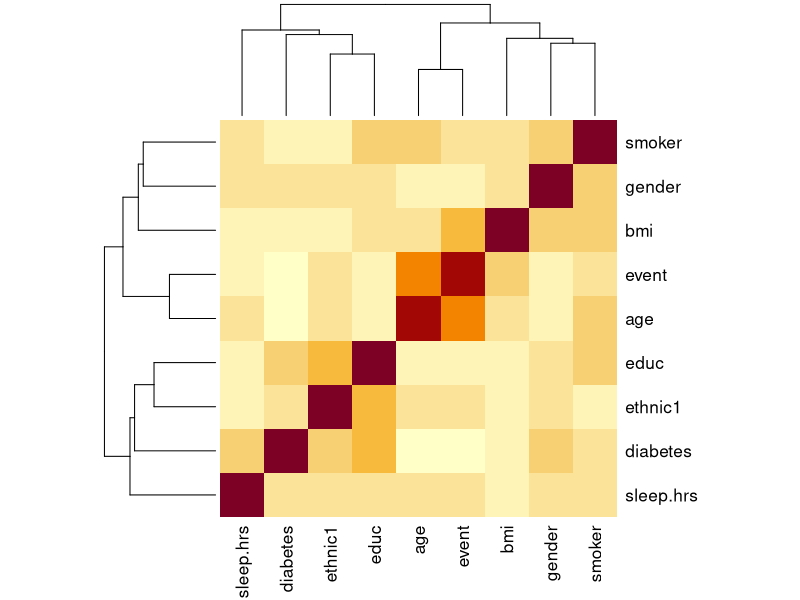
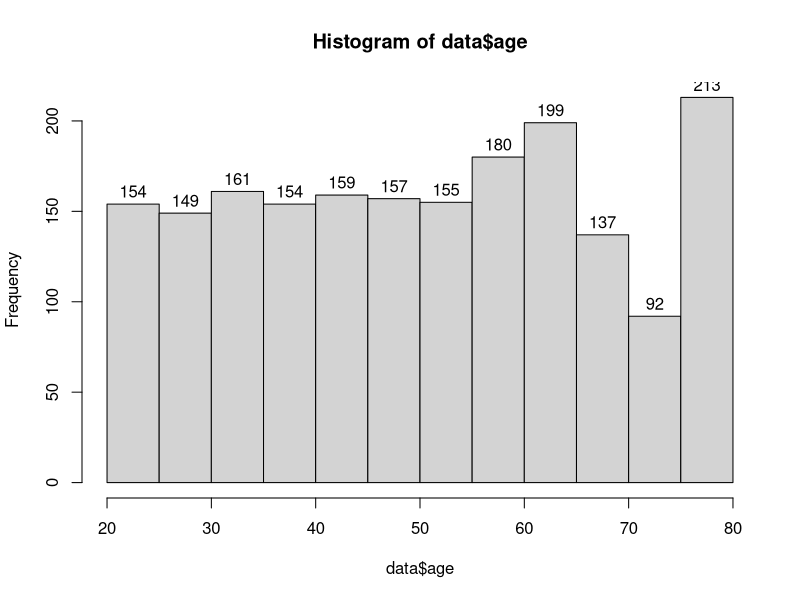
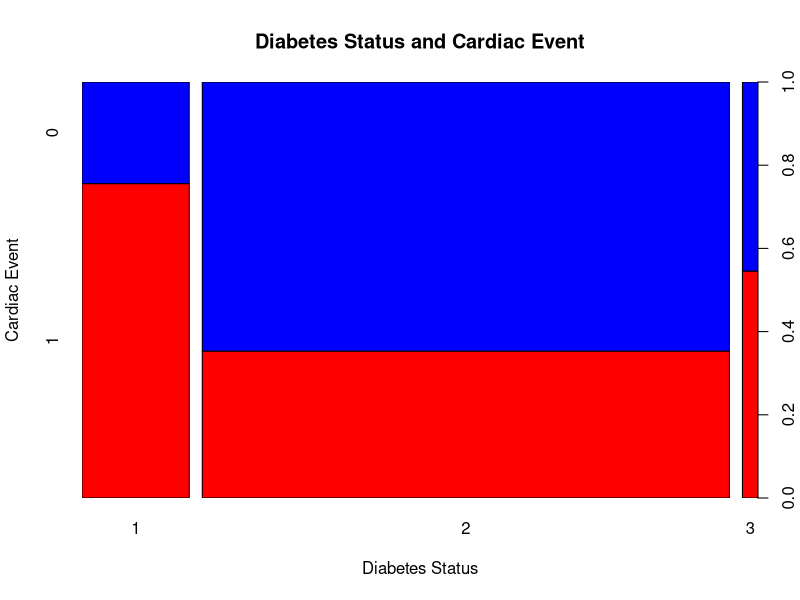
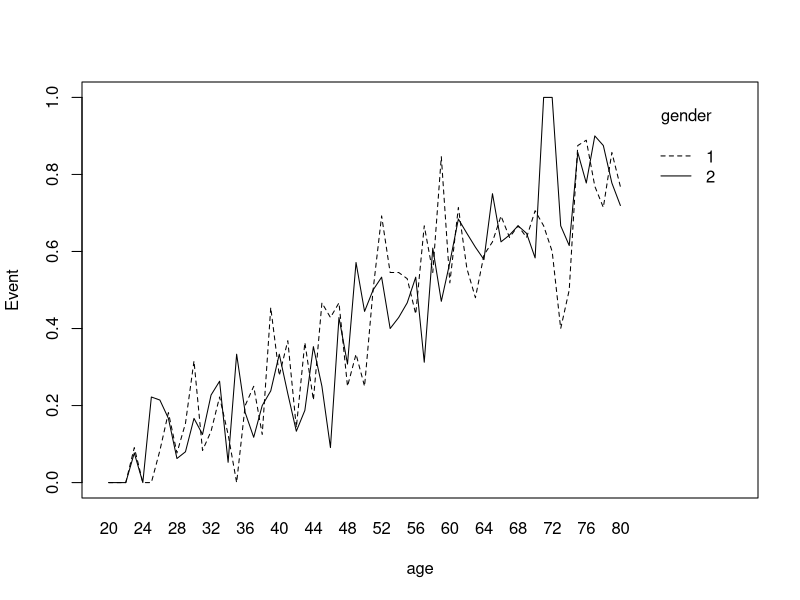
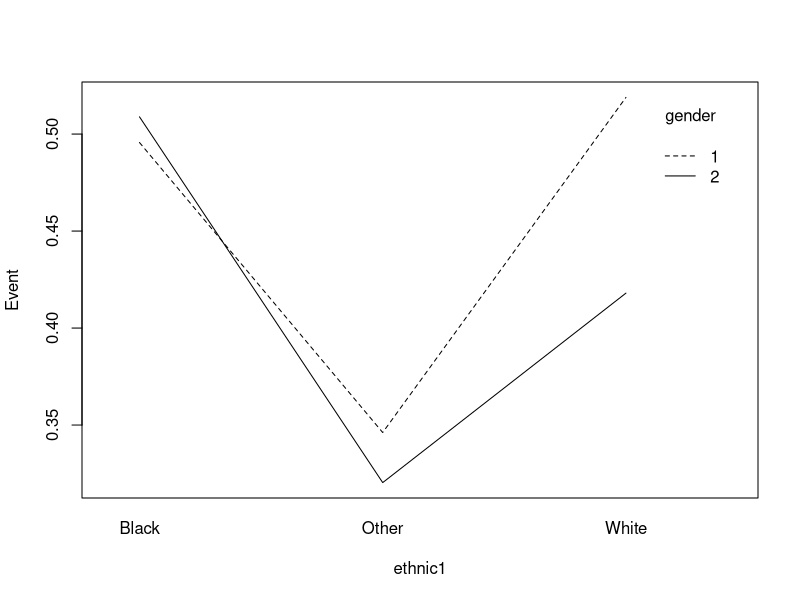
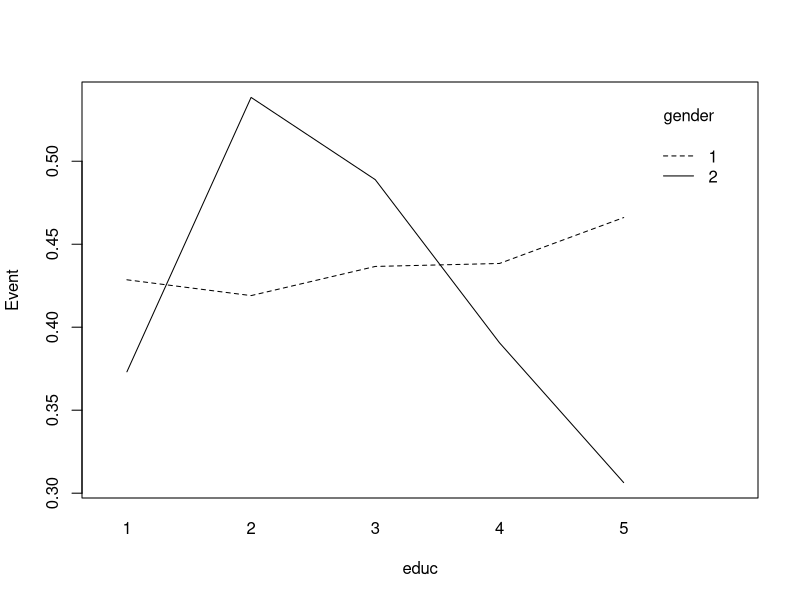
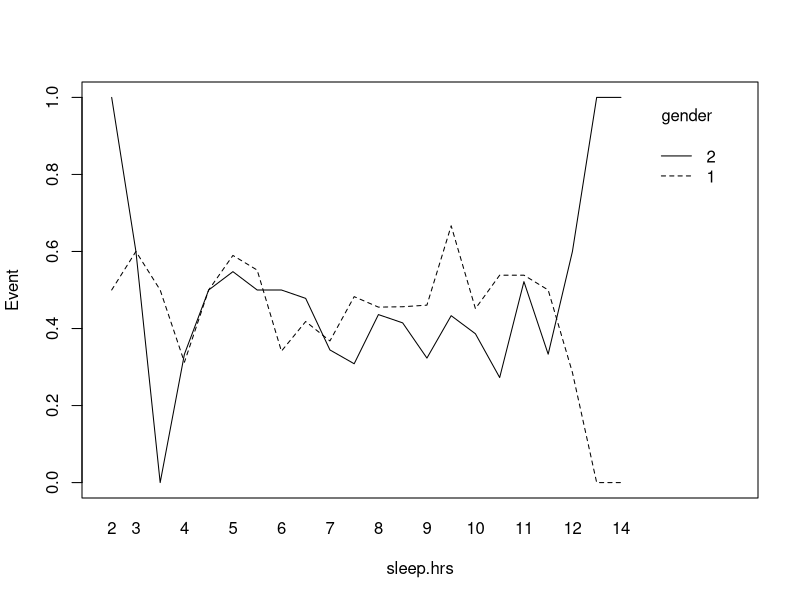
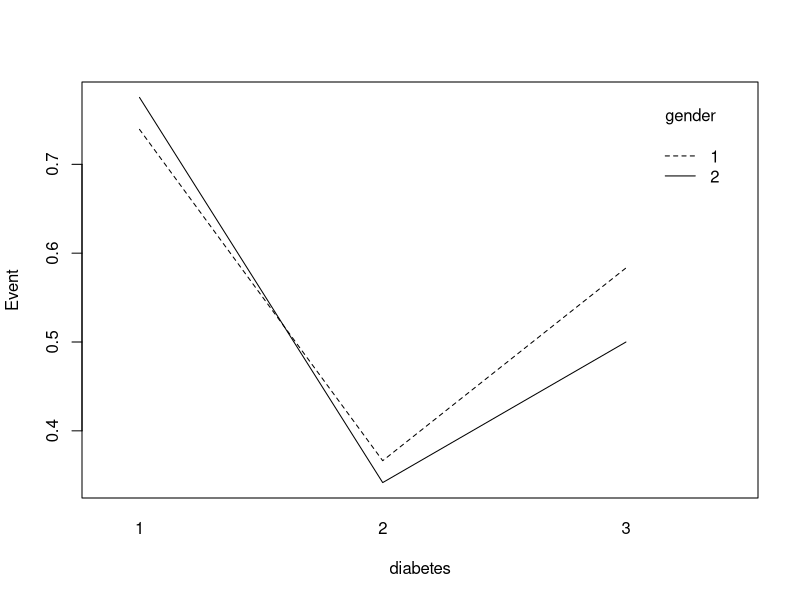

Write the R code that produced these figures, in order. (Note: this script raises an error after producing the figures.)
## ---- chunk 1
knitr::opts_chunk$set(echo = TRUE)
## ---- chunk 2
# Load the CSV file
data_old <- read.csv("../Handout/final_cardiac_data.csv")

# Data Overview
head(data_old)
## ---- chunk 3
# Remove identifier columns
data <- data_old[, !(names(data_old) %in% c("X", "seqn"))]

# Run summary statistics to get overview
summary(data)
## ---- chunk 4
# Find the correlation between each predictor
cor_matrix <- cor(na.omit(data)); cor_matrix
## ---- chunk 5
# Use heat map to visualize correlation matrix 
heatmap(cor_matrix)
## ---- chunk 6
# Precise data analysis and process

# Event
table(data$event)
data$event <- as.factor(data$event)

# Gender
table(data$gender)
data$gender <- as.factor(data$gender)

# Age
hist(data$age, labels = T)

# ethnic1
library(dplyr)
table(data$ethnic1)
data <- data %>%
  mutate(ethnic1 = case_when(
    ethnic1 == 1 ~ "Other",
    ethnic1 == 2 ~ "Other",
    ethnic1 == 3 ~ "White",
    ethnic1 == 4 ~ "Black",
    ethnic1 == 5 ~ "Other",
    TRUE ~ as.character(ethnic1)
  ))

# educ
table(data$educ)
# Since educ = 9 means Don't know, it's hard to assign value and with only one record. Remove the record
data <- data[data$educ != 9, ]
data$educ <- as.factor(data$educ)

## ---- chunk 7
# Use linear regression or logistic regression to predict the value of the NA
# Only keep records without N/A value to do the predict
data_no_na <- na.omit(data)
## ---- chunk 8
# According to the correlation, use the highest possible predictors
sleep_fit <- lm(sleep.hrs ~ gender+age+ethnic1+educ, data)
summary(sleep_fit)
## ---- chunk 9
# Based on first try, use the most significant predictors
sleep_fit1 <- lm(sleep.hrs ~ gender+ethnic1, data)
summary(sleep_fit1)
## ---- chunk 10
# Evaluate Model Performance
# Predicted values from the model
predicted_sleep <- predict(sleep_fit1, newdata = data_no_na)

# R-squared (R²); low R^2 values, so regression model does not perform well. Thus, we decide to replace all NAs with meidan value.
rsquared <- 1 - (sum((data_no_na$sleep.hrs - predicted_sleep)^2) / sum((data_no_na$sleep.hrs - mean(data_no_na$sleep.hrs))^2)); rsquared
## ---- chunk 11
# Replace the missing value using the predict model
# Find rows with missing values
sleep_rows_with_na <- is.na(data$sleep.hrs)
data$sleep.hrs[sleep_rows_with_na] <- median(data_no_na$sleep.hrs)

# Check Result
sum(is.na(data$sleep.hrs))
summary(data$sleep.hrs)
## ---- chunk 12
library("vcdExtra")
table(data$diabetes)
# Change Don't know as NaN, which will be processed later.
data$diabetes[data$diabetes == 9] <- NaN

diabete_tab <- table(data$event, data$diabetes)
spineplot(t(diabete_tab), main = "Diabetes Status and Cardiac Event", 
          xlab="Diabetes Status", ylab="Cardiac Event", col=c("red","blue"))

# Run trend data
CMHtest(diabete_tab)

# Results shows that there is a linear association, so keep borderline category
## ---- chunk 13
# Need to run logistic regression to predict diabetes status for the NaN
# data_no_na$diabetes[data_no_na$diabetes == 3] <- 1 
# data_no_na$diabetes[data_no_na$diabetes == 2] <- 0 
# predicted_diabetes <- ifelse(predict(diab_pr, newdata = data_no_na) >= 0.5, 1, 0)
# mean(data_no_na$diabetes == predicted_diabetes)
# # Missing value replace
# rows_with_na <- is.na(data$diabetes)
# predicted_probabilities <- predict(diab_pr, newdata = data[rows_with_na, ], type = "response")
# data$diabetes[rows_with_na] <- ifelse(predicted_probabilities >= 0.5, 1, 0)
# # Check Result
# sum(is.na(data$diabetes))
# summary(data$diabetes)

# Give up multinomial logistic regression, drop all NaN in column `diabetes`:
data<-subset(data, !is.na(diabetes))
table(data$diabetes,useNA = "ifany")

## ---- chunk 14
table(data$smoker)
# For Categorical response, first Categorize the result to (0-No smoke; 1-smoke)
# turn 2 into 0, which not only turns data to correct format of data for logistic regression but also more intuitive.
data$smoker[data$smoker == 2] <- 0
smoke_pr <- glm(smoker ~ gender + educ + age, data = data, family = binomial)
# Model evaluation
summary(smoke_pr)
data_no_na$smoker[data_no_na$smoker == 2] <- 0
predicted_smoker <- ifelse(predict(smoke_pr, newdata = data_no_na) >= 0.5, 1, 0)
mean(data_no_na$smoker == predicted_smoker)
## ---- chunk 15
# Missing value replace
rows_with_na <- is.na(data$smoker)
predicted_probabilities <- predict(smoke_pr, newdata = data[rows_with_na, ], type = "response")
data$smoker[rows_with_na] <- ifelse(predicted_probabilities >= 0.5, 1, 0)
# Check Result
sum(is.na(data$smoker))
summary(data$smoker)
## ---- chunk 16
# According to the correlation, use the highest possible predictors
bmi_model = lm(bmi ~ educ + age + gender + ethnic1, data)
summary(bmi_model)
# Based on first try, use the most significant predictors
bmi_model1 = lm(bmi ~ gender + ethnic1, data)
summary(bmi_model1)
## ---- chunk 17
# Evaluate Model Performance
# Predicted values from the model

# R-squared (R²)
# rsquared <- 1 - (sum((data_no_na$bmi - predicted_bmi)^2) / sum((data_no_na$bmi - mean(data_no_na$bmi))^2)); # rsquared
## ---- chunk 18
# Have terrible result in model, so we decided to use the median value to replace the missing value
rows_with_na <- is.na(data$bmi)
data$bmi[rows_with_na] <- median(data_no_na$bmi)
data$bmi <- cut(data$bmi, breaks=c(-Inf, 18.5, 24.9, 29.9, Inf), labels=c("Underweight","Normal","Overweight", "Obese"))
## ---- chunk 19
# Check Result
sum(is.na(data$bmi))
summary(data$bmi)
## ---- chunk 20
data$diabetes<-as.factor(data$diabetes)
data$gender<-as.factor(data$gender)
data$ethnic1<-as.factor(data$ethnic1)
data$educ<-as.factor(data$educ)
data$smoker<-as.factor(data$smoker)
data$bmi<-as.factor(data$bmi)
anyNA(data)
## ---- chunk 21
library(ggplot2)

# interaction.plot(data$diabetes, data$smoker, response = as.numeric(data$event), trace.label = "smoker", fun=mean)
catv<-c("gender","diabetes","smoker","ethnic1","educ") # categorical
vars<-colnames(data)[!colnames(data)=="event"] # everything except response var.

for (i in catv){
  for (j in vars){
    if (i!=j){ 
      interaction.plot(
      x.factor = as.factor(data[[j]]),
      trace.factor = as.factor(data[[i]]),
      response = as.numeric(as.character(data$event)), 
      type = "l", legend = TRUE,
      xlab=j,
      ylab="Event",
      trace.label = i
    )}
  }
}
## ---- chunk 22
library(lmtest)

predictors <- colnames(data)
# exclude the response in our results
predictors <- predictors[predictors != "event"]

lrfunction <- function(i, j){
  results <- data.frame(term1 = character(), term2 = character(), pvalue = numeric(), significant = character(), stringsAsFactors = FALSE)
  significant = "no"
  formula_str <- paste("event ~", i, "+", j, "+", i, ":", j)
  model1 <- glm(formula_str, data = data, family = binomial)
  formula_str <- paste("event ~", i, "+", j)
  model2 <- glm(formula_str, data = data, family = binomial)
  lr_test <- lrtest(model1, model2)
  term1 <- i
  term2 <- j
  pvalue <- lr_test$Pr[2]
  if (pvalue < 0.05){
    significant = "yes"
  }
  results <- data.frame(term1 = term1, term2 = term2, pvalue = pvalue, significant = significant)
  return(results)
}


for (i in 1:(length(predictors) - 1)) {
  for (j in (i + 1):length(predictors)) {
    print(mapply(lrfunction, predictors[[i]], predictors[[j]]))
    cat("---")
  }
}
## ---- chunk 23
par(mfrow = c(1, 1))
par(mfrow = c(2, 2), mar = c(4, 4, 2, 1))
#options(repr.plot.width = 50, repr.plot.height = 20)


interaction.plot(
  x.factor = as.factor(data$gender),
  trace.factor = as.factor(data$educ),
  response =as.numeric(as.character(data$event))
  , type = "l", legend = TRUE,
  xlab="gender",
  ylab="event",
  trace.label = "educ",
  main="p-value: 0.002665085")
  
interaction.plot(
  x.factor = as.factor(data$age),
  trace.factor = as.factor(data$ethnic1),
  response = as.numeric(as.character(data$event))
  , type = "l", legend = TRUE,
  xlab="age",
  ylab="event",
  trace.label = "ethnic",
  main="p-value: 0.03264694")
  
interaction.plot(
x.factor = as.factor(data$sleep.hrs),
trace.factor = as.factor(data$ethnic1),
response =as.numeric(as.character(data$event))
, type = "l", legend = TRUE,
xlab="sleep hour",
ylab="event",
trace.label = "ethnic",
main="p-value: 0.04004753")

interaction.plot(
x.factor = as.factor(data$ethnic1),
trace.factor = as.factor(data$smoker),
response =as.numeric(as.character(data$event))

, type = "l", legend = TRUE,
xlab="ethnic",
ylab="event",
trace.label = "smoker",
main="p-value: 0.04341657")

## ---- chunk 24
library(MASS)
drop.step <- step(full.model, direction='backward', scope=formula(full.model), trace=0)
drop.step$anova
## ---- chunk 25
# Stepwise regression model
# full.model <- glm(event ~.+gender*educ+age*ethnic1+ethnic1*sleep.hrs+ethnic1*smoker, data = data, family = binomial)
full.model <- glm(event ~., data = data, family = binomial)
step.model <- stepAIC(full.model,
                      trace = FALSE)
summary(step.model)
## ---- chunk 26
full.model2<-glm(event ~.+ethnic1*sleep.hrs+age*sleep.hrs+bmi*sleep.hrs+smoker*sleep.hrs+gender*sleep.hrs+educ*sleep.hrs+diabetes*sleep.hrs, data = data, family = binomial)
backward.step2 <- step(full.model2, direction='backward', scope=formula(full.model2), trace=0)
backward.step2$anova
## ---- chunk 27
step.model2 <- stepAIC(full.model2,
                      trace = FALSE)
summary(step.model2)
